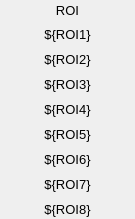
    <widget class="PyDMFrame" name="composite">
      <property name="geometry">
        <rect>
          <x>5</x>
          <y>60</y>
          <width>135</width>
          <height>219</height>
        </rect>
      </property>
      <widget class="QLabel" name="text_1">
        <property name="geometry">
          <rect>
            <x>0</x>
            <y>0</y>
            <width>135</width>
            <height>20</height>
          </rect>
        </property>
        <property name="text">
          <string>ROI</string>
        </property>
        <property name="font" stdset="0">
          <font>
            <pointsize>10</pointsize>
          </font>
        </property>
        <property name="brush" stdset="0">
          <brush brushstyle="SolidPattern">
            <color alpha="255">
              <red>0</red>
              <green>0</green>
              <blue>0</blue>
            </color>
          </brush>
        </property>
        <property name="toolTip">
          <string>text_1</string>
        </property>
        <property name="alignment">
          <set>Qt::AlignCenter</set>
        </property>
        <property name="styleSheet">
          <string notr="true">QLabel#text_1 {
  color: rgb(0, 0, 0);
  }</string>
        </property>
      </widget>
      <widget class="QLabel" name="text_2">
        <property name="geometry">
          <rect>
            <x>0</x>
            <y>24</y>
            <width>135</width>
            <height>20</height>
          </rect>
        </property>
        <property name="text">
          <string>${ROI1}</string>
        </property>
        <property name="font" stdset="0">
          <font>
            <pointsize>10</pointsize>
          </font>
        </property>
        <property name="brush" stdset="0">
          <brush brushstyle="SolidPattern">
            <color alpha="255">
              <red>0</red>
              <green>0</green>
              <blue>0</blue>
            </color>
          </brush>
        </property>
        <property name="toolTip">
          <string>text_2</string>
        </property>
        <property name="alignment">
          <set>Qt::AlignCenter</set>
        </property>
        <property name="styleSheet">
          <string notr="true">QLabel#text_2 {
  color: rgb(0, 0, 0);
  }</string>
        </property>
      </widget>
      <widget class="QLabel" name="text_3">
        <property name="geometry">
          <rect>
            <x>0</x>
            <y>49</y>
            <width>135</width>
            <height>20</height>
          </rect>
        </property>
        <property name="text">
          <string>${ROI2}</string>
        </property>
        <property name="font" stdset="0">
          <font>
            <pointsize>10</pointsize>
          </font>
        </property>
        <property name="brush" stdset="0">
          <brush brushstyle="SolidPattern">
            <color alpha="255">
              <red>0</red>
              <green>0</green>
              <blue>0</blue>
            </color>
          </brush>
        </property>
        <property name="toolTip">
          <string>text_3</string>
        </property>
        <property name="alignment">
          <set>Qt::AlignCenter</set>
        </property>
        <property name="styleSheet">
          <string notr="true">QLabel#text_3 {
  color: rgb(0, 0, 0);
  }</string>
        </property>
      </widget>
      <widget class="QLabel" name="text_4">
        <property name="geometry">
          <rect>
            <x>0</x>
            <y>74</y>
            <width>135</width>
            <height>20</height>
          </rect>
        </property>
        <property name="text">
          <string>${ROI3}</string>
        </property>
        <property name="font" stdset="0">
          <font>
            <pointsize>10</pointsize>
          </font>
        </property>
        <property name="brush" stdset="0">
          <brush brushstyle="SolidPattern">
            <color alpha="255">
              <red>0</red>
              <green>0</green>
              <blue>0</blue>
            </color>
          </brush>
        </property>
        <property name="toolTip">
          <string>text_4</string>
        </property>
        <property name="alignment">
          <set>Qt::AlignCenter</set>
        </property>
        <property name="styleSheet">
          <string notr="true">QLabel#text_4 {
  color: rgb(0, 0, 0);
  }</string>
        </property>
      </widget>
      <widget class="QLabel" name="text_5">
        <property name="geometry">
          <rect>
            <x>0</x>
            <y>99</y>
            <width>135</width>
            <height>20</height>
          </rect>
        </property>
        <property name="text">
          <string>${ROI4}</string>
        </property>
        <property name="font" stdset="0">
          <font>
            <pointsize>10</pointsize>
          </font>
        </property>
        <property name="brush" stdset="0">
          <brush brushstyle="SolidPattern">
            <color alpha="255">
              <red>0</red>
              <green>0</green>
              <blue>0</blue>
            </color>
          </brush>
        </property>
        <property name="toolTip">
          <string>text_5</string>
        </property>
        <property name="alignment">
          <set>Qt::AlignCenter</set>
        </property>
        <property name="styleSheet">
          <string notr="true">QLabel#text_5 {
  color: rgb(0, 0, 0);
  }</string>
        </property>
      </widget>
      <widget class="QLabel" name="text_6">
        <property name="geometry">
          <rect>
            <x>0</x>
            <y>124</y>
            <width>135</width>
            <height>20</height>
          </rect>
        </property>
        <property name="text">
          <string>${ROI5}</string>
        </property>
        <property name="font" stdset="0">
          <font>
            <pointsize>10</pointsize>
          </font>
        </property>
        <property name="brush" stdset="0">
          <brush brushstyle="SolidPattern">
            <color alpha="255">
              <red>0</red>
              <green>0</green>
              <blue>0</blue>
            </color>
          </brush>
        </property>
        <property name="toolTip">
          <string>text_6</string>
        </property>
        <property name="alignment">
          <set>Qt::AlignCenter</set>
        </property>
        <property name="styleSheet">
          <string notr="true">QLabel#text_6 {
  color: rgb(0, 0, 0);
  }</string>
        </property>
      </widget>
      <widget class="QLabel" name="text_7">
        <property name="geometry">
          <rect>
            <x>0</x>
            <y>149</y>
            <width>135</width>
            <height>20</height>
          </rect>
        </property>
        <property name="text">
          <string>${ROI6}</string>
        </property>
        <property name="font" stdset="0">
          <font>
            <pointsize>10</pointsize>
          </font>
        </property>
        <property name="brush" stdset="0">
          <brush brushstyle="SolidPattern">
            <color alpha="255">
              <red>0</red>
              <green>0</green>
              <blue>0</blue>
            </color>
          </brush>
        </property>
        <property name="toolTip">
          <string>text_7</string>
        </property>
        <property name="alignment">
          <set>Qt::AlignCenter</set>
        </property>
        <property name="styleSheet">
          <string notr="true">QLabel#text_7 {
  color: rgb(0, 0, 0);
  }</string>
        </property>
      </widget>
      <widget class="QLabel" name="text_8">
        <property name="geometry">
          <rect>
            <x>0</x>
            <y>174</y>
            <width>135</width>
            <height>20</height>
          </rect>
        </property>
        <property name="text">
          <string>${ROI7}</string>
        </property>
        <property name="font" stdset="0">
          <font>
            <pointsize>10</pointsize>
          </font>
        </property>
        <property name="brush" stdset="0">
          <brush brushstyle="SolidPattern">
            <color alpha="255">
              <red>0</red>
              <green>0</green>
              <blue>0</blue>
            </color>
          </brush>
        </property>
        <property name="toolTip">
          <string>text_8</string>
        </property>
        <property name="alignment">
          <set>Qt::AlignCenter</set>
        </property>
        <property name="styleSheet">
          <string notr="true">QLabel#text_8 {
  color: rgb(0, 0, 0);
  }</string>
        </property>
      </widget>
      <widget class="QLabel" name="text_9">
        <property name="geometry">
          <rect>
            <x>0</x>
            <y>199</y>
            <width>135</width>
            <height>20</height>
          </rect>
        </property>
        <property name="text">
          <string>${ROI8}</string>
        </property>
        <property name="font" stdset="0">
          <font>
            <pointsize>10</pointsize>
          </font>
        </property>
        <property name="brush" stdset="0">
          <brush brushstyle="SolidPattern">
            <color alpha="255">
              <red>0</red>
              <green>0</green>
              <blue>0</blue>
            </color>
          </brush>
        </property>
        <property name="toolTip">
          <string>text_9</string>
        </property>
        <property name="alignment">
          <set>Qt::AlignCenter</set>
        </property>
        <property name="styleSheet">
          <string notr="true">QLabel#text_9 {
  color: rgb(0, 0, 0);
  }</string>
        </property>
      </widget>
    </widget>
